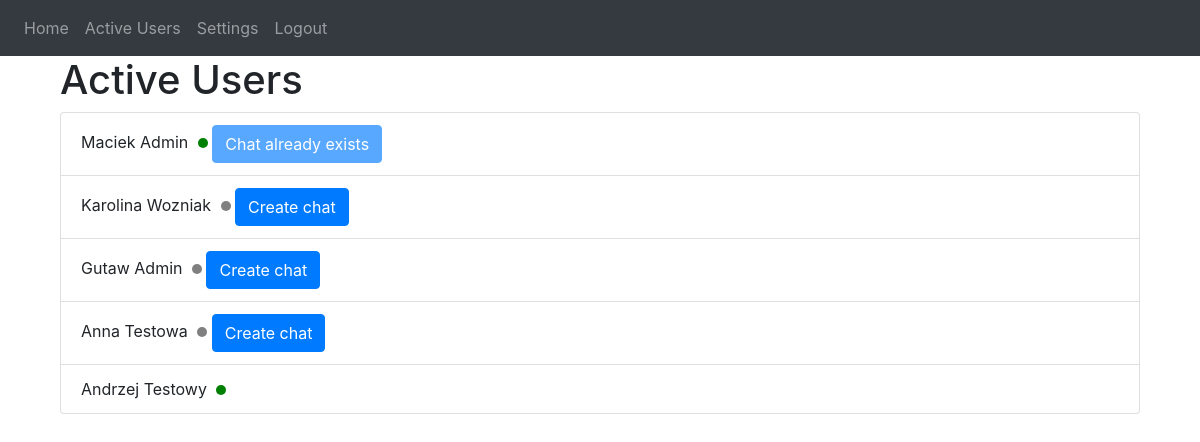
Before: /active (signed in) with the older database file.
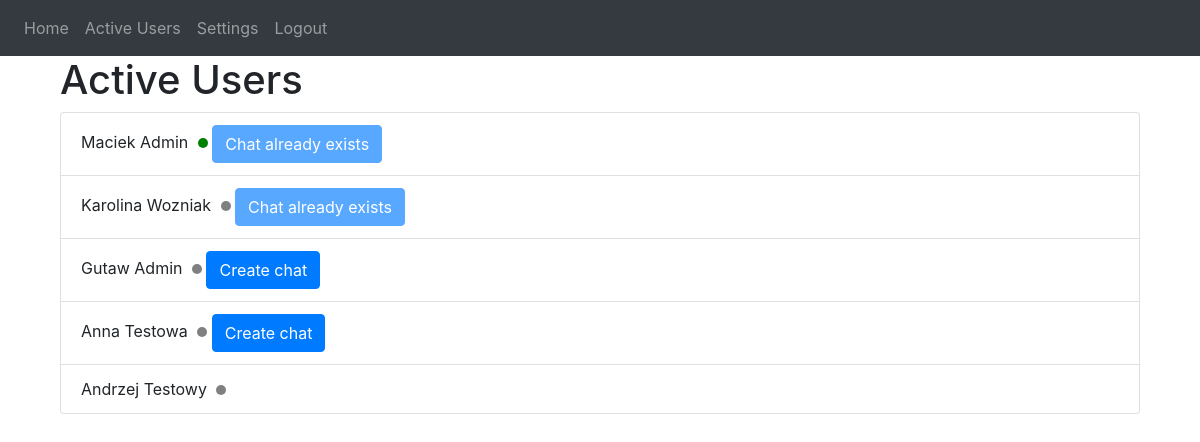
After: the same page with the newer database file.
### website/models.py (models this page shows)
class User(db.Model, UserMixin):
    id = db.Column(db.Integer, primary_key=True)
    first_name = db.Column(db.String(50), nullable=False)
    last_name = db.Column(db.String(50), nullable=False)
    email = db.Column(db.String(100), unique=True, nullable=False)
    password = db.Column(db.String(100), nullable=False)
    is_moderator = db.Column(db.Boolean, default=False)
    is_online = db.Column(db.Boolean, default=True)
    last_seen = db.Column(db.DateTime(timezone=True), default=func.now())

### website/views.py (the view)
@views.route('/active', methods=['GET', 'POST'])
def active():
    users = User.query.all()
    chats = Chat.query.all()
    def is_user_online(user):
        return user.is_online
    return render_template('active.html', users=users, user=current_user, chats=chats, is_user_online=is_user_online)

### website/__init__.py (called while the page is built)
def create_app():
    app = Flask(__name__)
    app.config['SECRET_KEY'] = 'hjshjhdjah kjshkjdhjs'
    app.config['SQLALCHEMY_DATABASE_URI'] = f'sqlite:///{DB_NAME}'
    db.init_app(app)
    socketio.init_app(app)
    from .views import views
    from .auth import auth
    app.register_blueprint(views, url_prefix='/')
    app.register_blueprint(auth, url_prefix='/')
    from .models import User
    with app.app_context():
        db.create_all()
    login_manager = LoginManager()
    login_manager.login_view = 'auth.login'
    login_manager.init_app(app)
    @login_manager.user_loader
    def load_user(id):
        return User.query.get(int(id))
    return app

### website/views.py (called while the page is built)
@views.before_request
@login_required
def update_last_seen():
    user = User.query.filter_by(id=current_user.id).first()
    if user:
        user.is_online = True
        user.last_seen = datetime.now()
        db.session.commit()

### website/templates/active.html (shortened to what this page needs)
{% extends "base.html" %}
{% block content %}
<div class="container">
	<h1>Active Users</h1>
	<ul class="list-group">
		{% for user in users %}
		<li class="list-group-item">
			{{ user.first_name }} {{ user.last_name }}
			{% if user.is_online %}
			<span class="dot dot-green"></span>
			{% else %}
			<span class="dot dot-gray"></span>
			{% endif %}
			{% if user.id != current_user.id %}
				{% set chat_exists = [] %}
				{% for chat in chats %}
					{% if chat.user1_id == current_user.id and chat.user2_id == user.id %}
						{% set temp = chat_exists.append(true)%}
					{% elif chat.user1_id == user.id and chat.user2_id == current_user.id %}
						{% set temp = chat_exists.append(true) %}
					{% endif %}
				{% endfor %}
				{% if chat_exists %}
					<button class="btn btn-primary create-chat-btn" data-userid="exists" disabled>
						Chat already exists
					</button>
				{% else %}
					<button class="btn btn-primary create-chat-btn" data-userid="{{ user.id }}">
						Create chat
					</button>
				{% endif %}
			{% endif %}
		</li>
		{% endfor %}
	</ul>
</div>
{% endblock %}

Changed rows visible on the page:
computed for User "Karolina": text "Create chat" → "Chat already exists"
changed User "Andrzej": is_online True → False (drawn)
